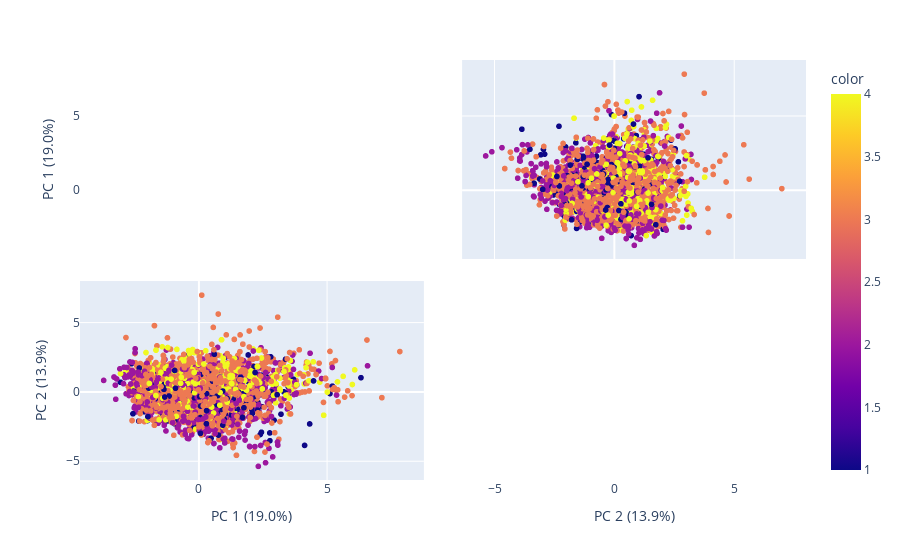

This figure's notebook cell:
### Code cell
import plotly.express as px

#visualizando resultados

components = pca.fit_transform(matrix_norm)
labels = {
    str(i): f"PC {i+1} ({var:.1f}%)"
    for i, var in enumerate(pca.explained_variance_ratio_ * 100)
}

fig = px.scatter_matrix(
    components,
    labels=labels,
    dimensions=range(2),
    color=df["popularity"]
)
fig.update_traces(diagonal_visible=False)
fig.show()

### Figure 1 — Plotly figure (JSON) as saved in the notebook; plotly's stock layout.template omitted (floating-point values rounded to 4 significant figures; data arrays with more than 128 entries replaced by an {"elided": "..."} marker saying what was removed)
{"data": [{"diagonal": {"visible": false}, "dimensions": [{"axis": {"matches": true}, "label": "PC 1 (19.0%)", "values": {"elided": "4029 float values"}}, {"axis": {"matches": true}, "label": "PC 2 (13.9%)", "values": {"elided": "4029 float values"}}], "hovertemplate": "%{xaxis.title.text}=%{x}<br>%{yaxis.title.text}=%{y}<br>color=%{marker.color}<extra></extra>", "legendgroup": "", "marker": {"color": {"elided": "4029 int values"}, "coloraxis": "coloraxis", "symbol": "circle"}, "name": "", "showlegend": false, "type": "splom"}], "layout": {"coloraxis": {"colorbar": {"title": {"text": "color"}}, "colorscale": [[0, "#0d0887"], [0.1111, "#46039f"], [0.2222, "#7201a8"], [0.3333, "#9c179e"], [0.4444, "#bd3786"], [0.5556, "#d8576b"], [0.6667, "#ed7953"], [0.7778, "#fb9f3a"], [0.8889, "#fdca26"], [1, "#f0f921"]]}, "dragmode": "select", "legend": {"tracegroupgap": 0}, "margin": {"t": 60}}}
